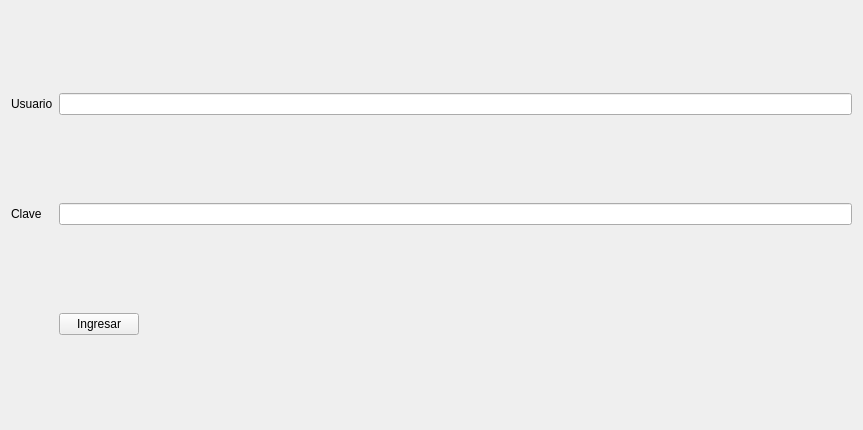
<?xml version="1.0" encoding="UTF-8"?>
<ui version="4.0">
 <class>login</class>
 <widget class="QWidget" name="login">
  <property name="geometry">
   <rect>
    <x>0</x>
    <y>0</y>
    <width>863</width>
    <height>430</height>
   </rect>
  </property>
  <property name="windowTitle">
   <string>login</string>
  </property>
  <layout class="QGridLayout" name="gridLayout">
   <item row="1" column="0">
    <widget class="QLabel" name="lClave">
     <property name="text">
      <string>Clave</string>
     </property>
    </widget>
   </item>
   <item row="2" column="1">
    <widget class="QPushButton" name="pbIngresar">
     <property name="text">
      <string>Ingresar</string>
     </property>
    </widget>
   </item>
   <item row="0" column="0">
    <widget class="QLabel" name="lUsuario">
     <property name="text">
      <string>Usuario</string>
     </property>
    </widget>
   </item>
   <item row="2" column="2">
    <spacer name="horizontalSpacer">
     <property name="orientation">
      <enum>Qt::Orientation::Horizontal</enum>
     </property>
     <property name="sizeHint" stdset="0">
      <size>
       <width>40</width>
       <height>20</height>
      </size>
     </property>
    </spacer>
   </item>
   <item row="1" column="1" colspan="2">
    <widget class="QLineEdit" name="leClave">
     <property name="echoMode">
      <enum>QLineEdit::EchoMode::Password</enum>
     </property>
    </widget>
   </item>
   <item row="0" column="1" colspan="2">
    <widget class="QLineEdit" name="leUsuario"/>
   </item>
  </layout>
 </widget>
 <resources/>
 <connections/>
</ui>
